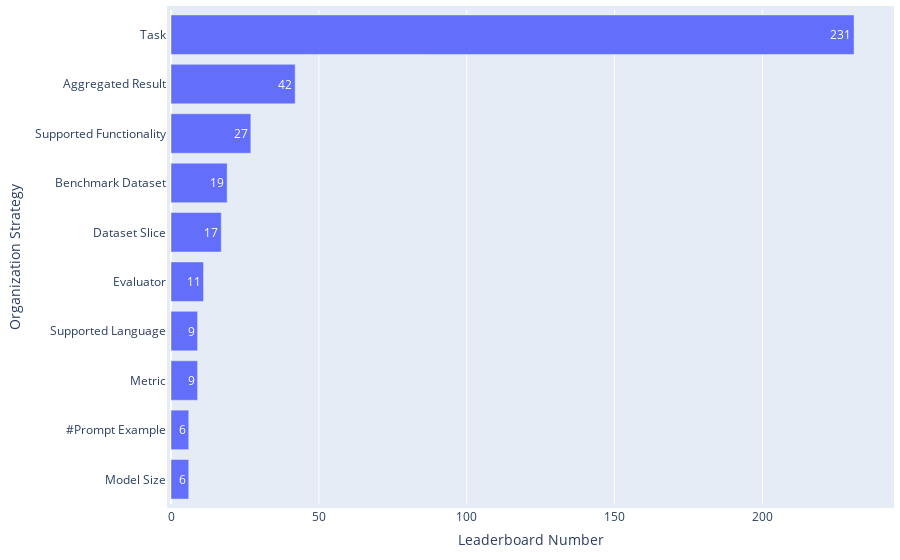

Notebook code for this chart:
### Code cell
df = pd.read_csv(path_paper / 'leaderboard_processed.csv')
df = df[df['#Organization strategy'] > 0]

df['Organization strategies'] = df['Organization strategies'].apply(ast.literal_eval)
df_split = df.explode('Organization strategies').groupby('Organization strategies').size().reset_index(name='Frequency')
df_split['Weight'] = 1

statistics = {
    'Distribution': 'Leaderboard Systems across Organization Strategies',
    'Mean': np.mean(df_split['Frequency']),
    'Median': np.median(df_split['Frequency']),
    'IQR': df_split['Frequency'].quantile(0.75) - df_split['Frequency'].quantile(0.25),
    'Gini Coefficient': ineqpy.inequality.gini(data=df_split, income='Frequency', weights='Weight'),
}
df_statistics = pd.read_csv(path_paper / 'leaderboard_statistics.csv')
df_statistics = pd.concat([df_statistics, pd.DataFrame([statistics])], ignore_index=True)
df_statistics.drop_duplicates(subset=['Distribution'], keep='last', inplace=True)
df_statistics.sort_values(by='Distribution', inplace=True)
df_statistics.to_csv(path_paper / 'leaderboard_statistics.csv', index=False)

df_top = df_split.sort_values(by='Frequency', ascending=False).head(10)
print(f"{df_top['Organization strategies'].iloc[0]} is the most adopted organization strategy, involving {round(df_top['Frequency'].iloc[0]/len(df)*100,2)}% ({df_top['Frequency'].iloc[0]} out of {len(df)}) multi-split leaderboard systems.")

fig = go.Figure(go.Bar(
        x=df_top['Frequency'],  # Values for the bar lengths
        y=df_top['Organization strategies'],  # Categories for each bar
        orientation='h',  # Sets the bars to be horizontal
        text=df_top['Frequency'],  # Adds the values as text on each bar
        textposition='auto'  # Automatically positions the text on the bars
))
fig.update_layout(
        xaxis_title='Leaderboard Number',
        yaxis_title='Organization Strategy',
        yaxis_autorange='reversed'  # This line makes the bars go top-down
)
# Update the layout for a tighter look
fig.update_layout(
    autosize=True,
    margin=dict(
        l=10,  # Left margin
        r=10,  # Right margin
        b=10,  # Bottom margin
        t=10,  # Top margin
        pad=4  # Padding between the plot and the margin
    )
)
fig.show()

### Figure 1 — Plotly figure (JSON) as saved in the notebook; plotly's stock layout.template omitted (floating-point values rounded to 4 significant figures)
{"data": [{"orientation": "h", "text": [231, 42, 27, 19, 17, 11, 9, 9, 6, 6], "textposition": "auto", "type": "bar", "x": [231, 42, 27, 19, 17, 11, 9, 9, 6, 6], "y": ["Task", "Aggregated Result", "Supported Functionality", "Benchmark Dataset", "Dataset Slice", "Evaluator", "Supported Language", "Metric", "#Prompt Example", "Model Size"]}], "layout": {"autosize": true, "margin": {"b": 10, "l": 10, "pad": 4, "r": 10, "t": 10}, "xaxis": {"title": {"text": "Leaderboard Number"}}, "yaxis": {"autorange": "reversed", "title": {"text": "Organization Strategy"}}}}
